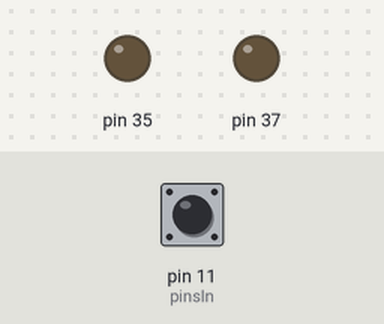
Bench run of a program on a simulated Raspberry Pi (header pin numbers). Parts: output pins drawn as LEDs (lit = HIGH). Dashed ring = blinking. The inputs (shaded band) are chosen by the test bench; at power-on: pin 11 (pinsIn) LOW. What the program prints to the terminal is not drawn.

Above: at 1.2 s.
1.3 s: pin 11 (pinsIn) pulled HIGH for 1 s
At 1.7 s:
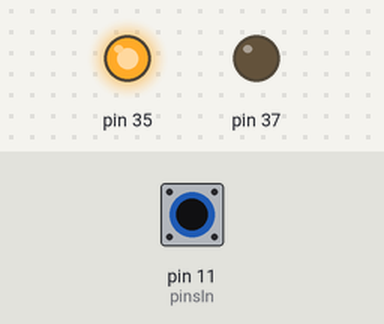
3.8 s: pin 11 (pinsIn) pulled HIGH for 3.2 s
At 4.7 s:
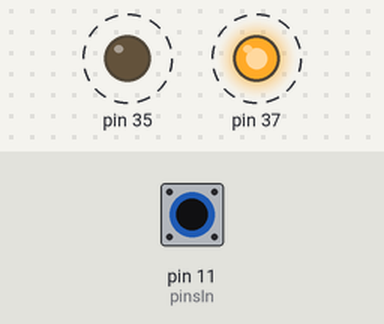
Timing chart, 0 to 8.8 s (numbered marks = the images above; inputs shaded):
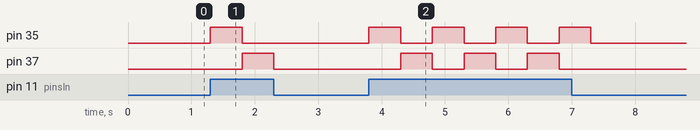

Measured:
- after the input at 1.3 s, pin 35: LOW → HIGH at once, → LOW 0.50 s later; pin 37: LOW → HIGH after 0.50 s, → LOW 0.50 s later
- after the input at 3.8 s, pin 35: alternates HIGH for 0.50 s and LOW for 0.50 s, 8 changes in all, then stays LOW, starting at once; pin 37: alternates HIGH for 0.50 s and LOW for 0.50 s, 6 changes in all, then stays LOW, starting after 0.50 s

The program:

probujecosniecos.py
```python
#!/usr/bin/python3
import RPi.GPIO as GPIO
import time

# Definicje stanów dla diod LED
ON = True
OFF = False
L1 = False  # Stan diody LED1
L2 = False  # Stan diody LED2

def isOn(pin):
    # Funkcja sprawdza, czy pin wejściowy ma stan wysoki
    return GPIO.input(pin) == 1

def setPin(pin, state):
    # Funkcja ustawia stan wyjściowy na ON lub OFF dla wskazanego pinu
    GPIO.output(pin, state)

def pinSetup(pinsIn, pinsOut):
    # Konfiguracja pinów GPIO
    GPIO.setmode(GPIO.BOARD)  # Ustawienie trybu numeracji GPIO na BOARD
    GPIO.setwarnings(False)  # Wyłączenie ostrzeżeń

    # Konfiguracja pinów wejściowych
    for pin in pinsIn:
        GPIO.setup(pin, GPIO.IN, pull_up_down = GPIO.PUD_DOWN)  # Pull-down dla wejścia

    # Konfiguracja pinów wyjściowych
    for pin in pinsOut:
        GPIO.setup(pin, GPIO.OUT)  # Ustawienie jako wyjście
        GPIO.output(pin, OFF)  # Poczatkowo wyłączenie diody

def main():
    # Definicje pinów GPIO
    pinsIn = [11]  # Lista pinów dla przycisków (wejściowe)
    pinsOut = [35, 37]  # Lista pinów dla diod LED (wyjściowe)

    # Konfiguracja pinów GPIO
    pinSetup(pinsIn, pinsOut)

    # Kopie list pinów do obsługi przycisków i diod
    LED = pinsOut.copy()  # Piny diod
    BTN = pinsIn.copy()  # Piny przycisków

    try:
        while True:
            # Sprawdzenie stanu przycisku
            if isOn(BTN[0]):
                print("BTN = ON")  # Informacja o stanie przycisku
                L1 = not L1  # Przełączenie stanu diody LED1
                L2 = not L1  # Stan diody LED2 jest przeciwny do LED1
                setPin(LED[0], L1)  # Ustawienie stanu diody LED1
                setPin(LED[1], L2)  # Ustawienie stanu diody LED2
                time.sleep(0.5)  # Opóźnienie dla stabilności
            else:
                print("BTN = OFF")  # Informacja o stanie przycisku
                L1 = 0  # Wyłączenie diody LED1
                L2 = 0  # Wyłączenie diody LED2
                setPin(LED[0], L1)  # Wyłączenie LED1
                setPin(LED[1], L2)  # Wyłączenie LED2

    except KeyboardInterrupt:
        # Obsługa przerwania programu (Ctrl+C)
        print("Czyszczenie pinów...")
        GPIO.cleanup()  # Czyszczenie konfiguracji GPIO

if __name__ == "__main__":
    main()  # Uruchomienie programu
```
